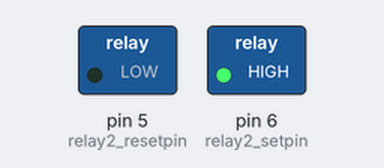
Recording of a sketch running on a simulated Arduino Uno, built with avr-gcc and run on an emulated ATmega328P. On the bench: switched loads named in the sketch (green lamp = pin HIGH).

Above: at 1.0 s.
At 3.0 s:
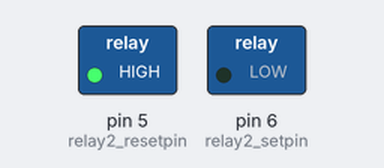
Timing chart, 0 to 5.2 s (numbered marks = the images above):
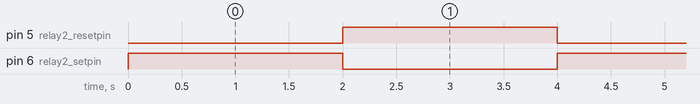

The sketch:

relais_2.ino
```cpp
const int relay2_setpin = 6;
const int relay2_resetpin = 5;

void setup() {
  pinMode(relay2_setpin, OUTPUT);
  pinMode(relay2_resetpin, OUTPUT);
}

void loop() {
  digitalWrite(relay2_setpin, HIGH);
  digitalWrite(relay2_resetpin, LOW);
  delay(2000);
  digitalWrite(relay2_setpin, LOW);
  digitalWrite(relay2_resetpin, HIGH);
  delay(2000);
}
```

Measured:
- by itself, pin 5 (relay2_resetpin), pin 6 (relay2_setpin): alternates HIGH for 2.0 s and LOW for 2.0 s
